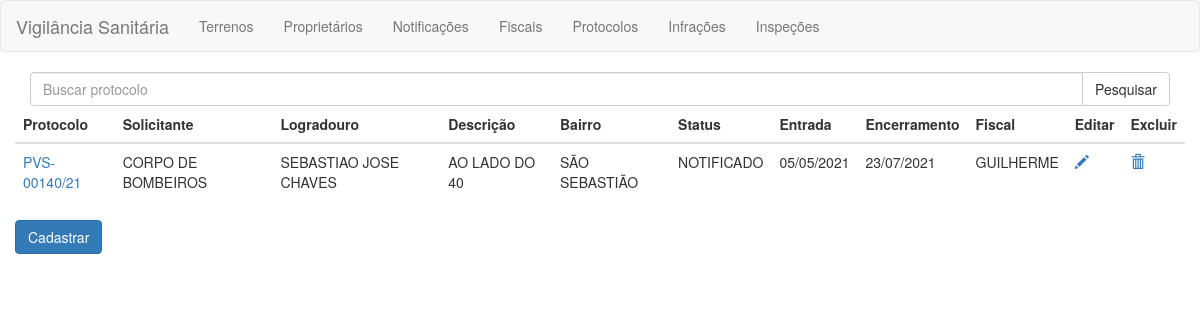
The page /listar_protocolo on the database as committed earlier.
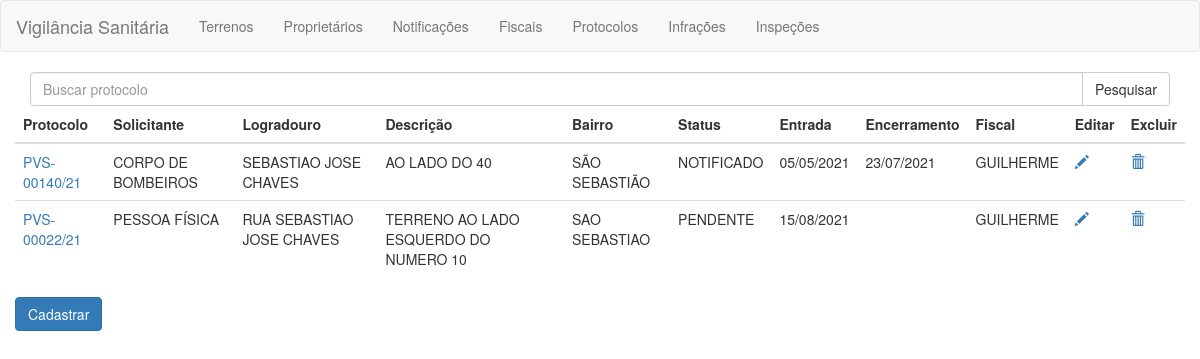
The same page on the database as committed later.
### terrenos/models.py (models this page shows, shortened)
class Protocolo(models.Model):
    protocolo = models.CharField(max_length=12, null=False)
    SOLICITANTE_CHOICES = (
        ("PESSOA FÍSICA", "PESSOA FÍSICA"),
        ("CORPO DE BOMBEIROS", "CORPO DE BOMBEIROS"),
        ("VEREADORES", "VEREADORES"),
        ("MINISTÉRIO PÚBLICO", "MINISTÉRIO PÚBLICO"),
        ("ORDEM JUDICIAL", "ORDEM JUDICIAL"),
        ("OUTRAS INSTITUIÇÕES", "OUTRAS INSTITUIÇÕES"),
    )
    solicitante_protocolo = models.CharField(max_length=40, null=False, choices=SOLICITANTE_CHOICES)
    logradouro_protocolo = models.CharField(max_length=60, null=False)
    bairro_protocolo = models.CharField(max_length=60, null=False)
    descricao_protocolo = models.CharField(max_length=250, null=False)
    STATUS_CHOICES = (
        ("PENDENTE", "PENDENTE"),
        ("NOTIFICADO", "NOTIFICADO"),
        ("AUTUADO", "AUTUADO"),
        ("DEFESA", "DEFESA"),
        ("ENCERRADO", "ENCERRADO"),
    )
    status_protocolo = models.CharField(max_length=15, null=False, choices=STATUS_CHOICES)
    entrada_protocolo = models.DateField(null=False)
    encerramento_protocolo = models.DateField(null=True, blank=True)
    fiscal = models.ForeignKey('Fiscal', on_delete=models.CASCADE, null=False)

class Fiscal(models.Model):
    nome_fiscal = models.CharField(max_length=36, null=False)
    matricula_fiscal = models.CharField(max_length=5, null=False)
    NIVEL_CHOICES = (
        ("FISCAL SANITÁRIO I", "FISCAL SANITÁRIO I"),
        ("FISCAL SANITÁRIO II", "FISCAL SANITÁRIO II"),
    )
    nivel = models.CharField(max_length=19, null=False, choices=NIVEL_CHOICES)
    primeiro_nome = models.CharField(max_length=16, null=False)
    def __str__(self):
        return self.primeiro_nome

### terrenos/views.py (the view)
# urls.py: url(r'^listar_protocolo', listar_protocolo, name='listar_protocolo'),
def listar_protocolo(request, template_name="protocolo/listar_protocolo.html"):
    query = request.GET.get("busca")
    if query:
        protocolo = Protocolo.objects.filter(protocolo__icontains=query)
    else:
        protocolo = Protocolo.objects.all()
    protocolos = {'lista': protocolo}
    return render(request, template_name, protocolos)

### terrenos/templates/protocolo/listar_protocolo.html (shortened to what this page needs)
{% extends 'base.html' %}
{% block content %}
<form method="get">
    <div class="col-lg-12">
    <div class="input-group">
      <input type="text" class="form-control" name="busca" placeholder="Buscar protocolo">
      <span class="input-group-btn">
        <button class="btn btn-default" type="submit">Pesquisar</button>
      </span>
    </div>
    </div>
</form>
<table class="table">
  <thead>
    <tr>
      <th>Protocolo</th>
      <th>Solicitante</th>
      <th>Logradouro</th>
      <th>Descrição</th>
      <th>Bairro</th>
      <th>Status</th>
      <th>Entrada</th>
      <th>Encerramento</th>
      <th>Fiscal</th>
      <th>Editar</th>
      <th>Excluir</th>
    </tr>
    </thead>
    <tbody>
    {% for protocolo in lista %}
    <tr>
        <td><a href="{% url 'ver_protocolo' pk=protocolo.pk %}">
          {{ protocolo.protocolo }}
        </a></td>
        <td>{{ protocolo.solicitante_protocolo }}</td>
        <td>{{ protocolo.logradouro_protocolo }}</td>
        <td>{{ protocolo.descricao_protocolo }}</td>
        <td>{{ protocolo.bairro_protocolo }}</td>
        <td>{{ protocolo.status_protocolo }}</td>
        <td>{{ protocolo.entrada_protocolo|date:"d/m/Y" }}</td>
        <td>{{ protocolo.encerramento_protocolo|date:"d/m/Y" }}</td>
        <td>{{ protocolo.fiscal }}</td>
        <td>
        <a href="{% url 'editar_protocolo' pk=protocolo.pk %}">
          <span class="glyphicon glyphicon-pencil"></span>
        </a>
        </td>
        <td>
        <a href="{% url 'excluir_protocolo' pk=protocolo.pk %}">
          <span class="glyphicon glyphicon-trash"></span>
        </a>
        </td>
    </tr>
    {% endfor %}
    </tbody>
</table>
<a href="{% url 'cadastrar_protocolo' %}">
<button type="submit" class="btn btn-primary">
    Cadastrar
</button>
</a>
{% endblock content %}

### terrenos/templates/base.html (shortened to what this page needs)
{% load static %}
<!DOCTYPE html>
<html lang="pt-br">
<head>
<link rel="stylesheet" href="https://maxcdn.bootstrapcdn.com/bootstrap/3.3.7/css/bootstrap.min.css"
>
<link rel="stylesheet" href="https://cdnjs.cloudflare.com/ajax/libs/bootstrap-datepicker/1.4.1/css/bootstrap-datepicker3.css"/>
</head>
<body>
<nav class="navbar navbar-default">
  <div class="container-fluid">
    <div class="navbar-header">
      <a class="navbar-brand" href="{% url 'homepage' %}">Vigilância Sanitária</a>
    </div>
    <div class="collapse navbar-collapse" id="bs-example-navbar-collapse-1">
      <ul class="nav navbar-nav">
          <li><a href="{% url 'listar_terreno' %}">Terrenos</a></li>
          <li><a href="{% url 'listar_proprietario' %}">Proprietários</a></li>
          <li><a href="{% url 'listar_notificacao' %}">Notificações</a></li>
          <li><a href="{% url 'listar_fiscal' %}">Fiscais</a></li>
          <li><a href="{% url 'listar_protocolo' %}">Protocolos</a></li>
          <li><a href="{% url 'listar_infracao' %}">Infrações</a></li>
          <li><a href="{% url 'listar_inspecao' %}">Inspeções</a></li>
      </ul>
    </div>
  </div>
</nav>
<div class="container-fluid">
{% block content %}
{% endblock %}
</div>
</body>
</html>

Rows that differ between the two databases and show on the page:
added Protocolo: protocolo "PVS-00022/21", solicitante_protocolo "PESSOA FÍSICA", logradouro_protocolo "RUA SEBASTIAO JOSE CHAVES", descricao_protocolo "TERRENO AO LADO ESQUERDO DO NUMERO 10", bairro_protocolo "SAO SEBASTIAO", status_protocolo "PENDENTE", entrada_protocolo "15/08/2021", fiscal "GUILHERME"
